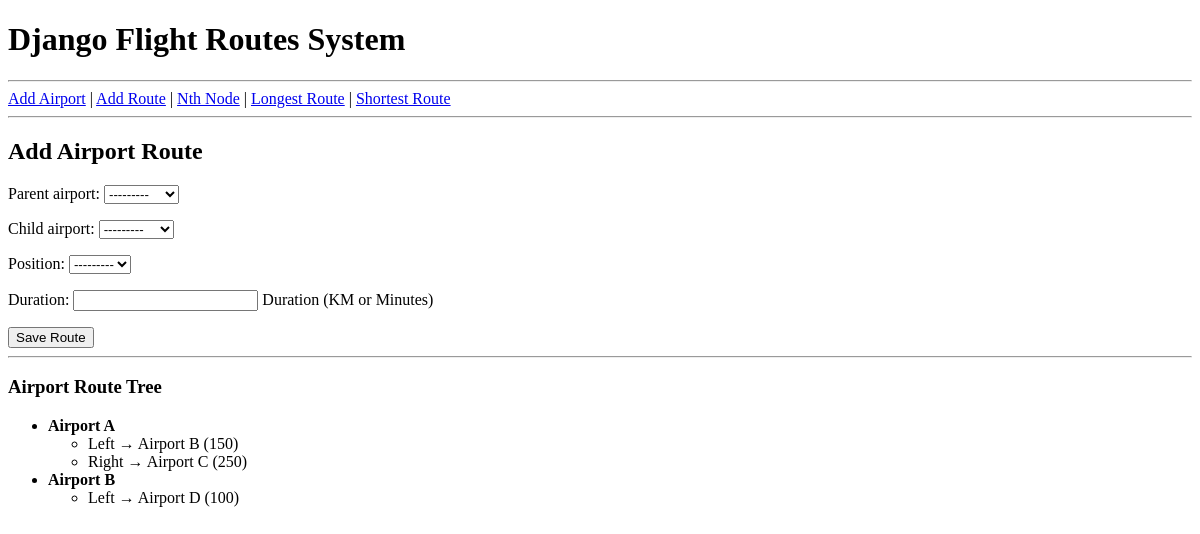
Before: /add-route/ with the older database file.
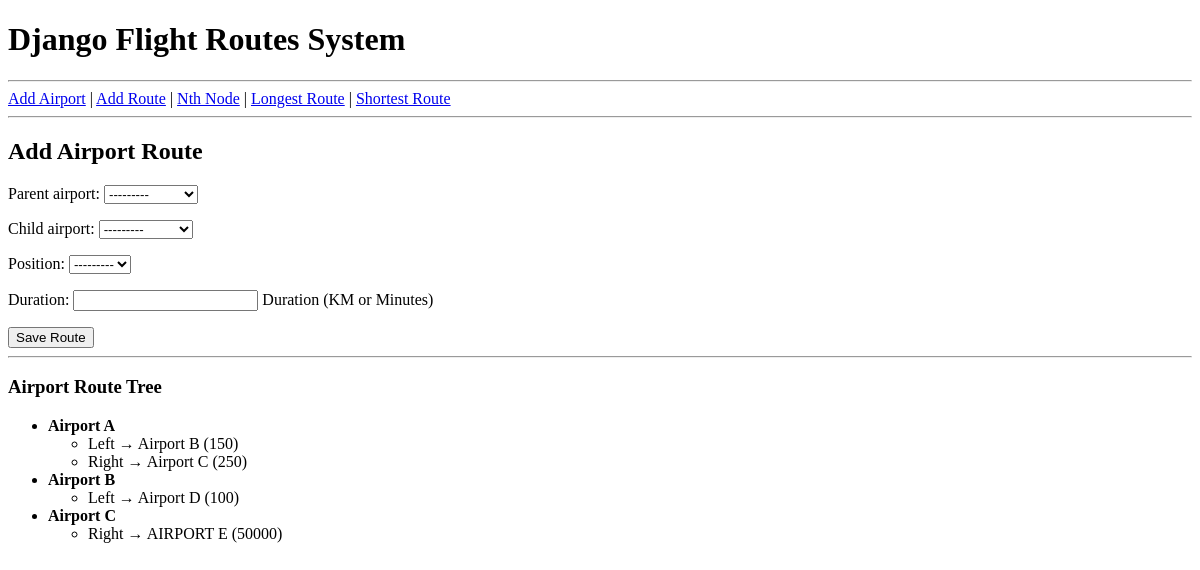
After: the same page with the newer database file.
### routes/models.py (models this page shows, shortened)
class Airport(models.Model):
    code = models.CharField(
        max_length=10,
        unique=True,
        error_messages={
            'unique': 'Airport code already exists.'
        }
    )
    def __str__(self):
        return self.code

class AirportRoute(models.Model):
    POSITION_CHOICES = (
        ('left', 'Left'),
        ('right', 'Right'),
    )
    parent_airport = models.ForeignKey(
        Airport,
        related_name='child_routes',
        on_delete=models.CASCADE
    )
    child_airport = models.ForeignKey(
        Airport,
        related_name='parent_routes',
        on_delete=models.CASCADE
    )
    position = models.CharField(max_length=5, choices=POSITION_CHOICES)
    duration = models.PositiveIntegerField(help_text="Duration (KM or Minutes)")
    class Meta:
        unique_together = ('parent_airport', 'position')

### routes/views.py (the view)
# urls.py: path('add-route/', views.add_airport_route),
def add_airport_route(request):
    form = AirportRouteForm(request.POST or None)
    if form.is_valid():
        form.save()
    tree = build_route_tree()
    return render(request, 'add_route.html', {
        'form': form,
        'tree': tree
    })

### routes/forms.py (shortened to what this page needs)
class AirportRouteForm(forms.ModelForm):
    class Meta:
        model = AirportRoute
        fields = ['parent_airport', 'child_airport', 'position', 'duration']

### routes/functions.py (called while the page is built)
def build_route_tree():
    routes = AirportRoute.objects.select_related(
        'parent_airport', 'child_airport'
    )
    tree = {}
    for route in routes:
        parent = route.parent_airport.code
        child = route.child_airport.code
        if parent not in tree:
            tree[parent] = []
        tree[parent].append({
            'child': child,
            'position': route.position,
            'duration': route.duration
        })
    return tree

### routes/templates/add_route.html (shortened to what this page needs)
{% extends "base.html" %}
{% block content %}
<h2>Add Airport Route</h2>
<form method="post">
    {{ form.as_p }}
    <button type="submit">Save Route</button>
</form>
<hr>
<h3>Airport Route Tree</h3>
{% if tree %}
    <ul>
        {% for parent, children in tree.items %}
            <li>
                <strong>{{ parent }}</strong>
                <ul>
                    {% for node in children %}
                        <li>
                            {{ node.position|title }} →
                            {{ node.child }}
                            ({{ node.duration }})
                        </li>
                    {% endfor %}
                </ul>
            </li>
        {% endfor %}
    </ul>
{% else %}
    <p>No routes added yet.</p>
{% endif %}
{% endblock %}

Changed rows visible on the page:
added AirportRoute: position "Right"
added Airport: child "AIRPORT E"
Other visible differences:
new list line: "Airport C"
new list line: "→ ( 50000 )"
